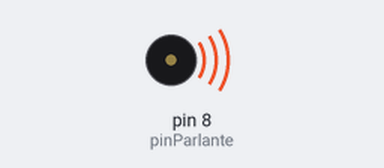
This sketch was run on a simulated Arduino Uno, built with avr-gcc and run on an emulated ATmega328P. Shown: buzzer (waves = sounding).

Above: at 0.01 s.
Timing chart, 0 to 1.6 s (numbered marks = the images above):
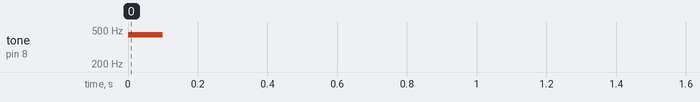

The sketch:

ej_00_probar_parlante.ino
```cpp
// ej_00_probar_parlante
// por montoyamoraga
// v0.0.1 abril 2022
// hecho con Arduino Uno y IDE 1.8.19

// pin de conexion del parlante
const int pinParlante = 8;

// frecuencia del sonido
const int frecuencia = 440;

// duracion del sonido
const int duracion = 100;

// pausa entre sonidos
const int pausa = 200;

// setup() ocurre una vez, al principio
void setup() {

  // tone(pin, frecuencia, tiempo)
  tone(pinParlante, frecuencia, duracion);

  // pausa para mantener sonido
  delay(pausa);

  // silenciar sonido
  noTone(pinParlante);
}

// loop() ocurre después de setup(), en bucle
void loop() {

  // nada

}
```
